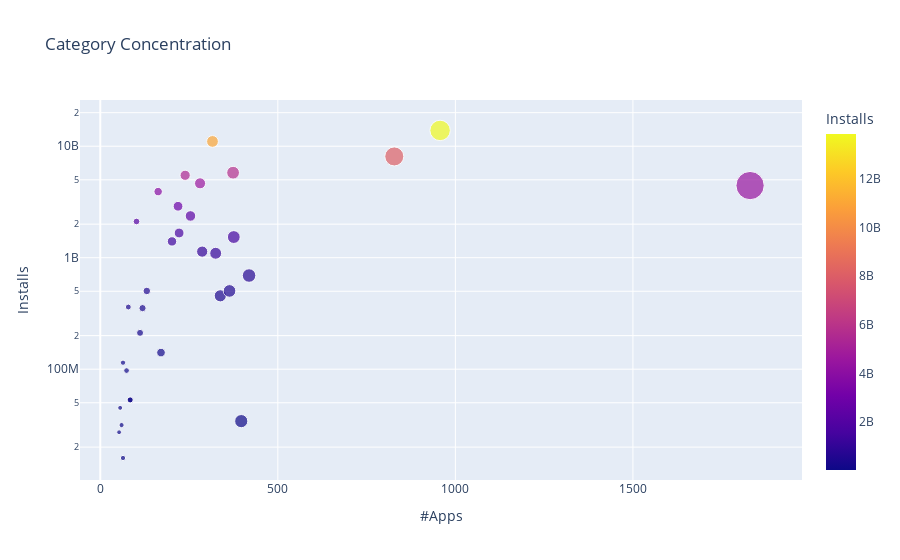

Notebook code for this chart:
### Code cell
scatter = px.scatter(cat_merge_data,
                    x="App",
                    y="Installs",
                    title="Category Concentration",
                    size="App",
                    hover_name=cat_merge_data.index,
                    color="Installs")
scatter.update_layout(xaxis_title="#Apps",
                     yaxis_title="Installs",
                     yaxis=dict(type="log"))
scatter.show()

### Figure 1 — Plotly figure (JSON) as saved in the notebook; plotly's stock layout.template omitted (floating-point values rounded to 4 significant figures)
{"data": [{"hovertemplate": "<b>%{hovertext}</b><br><br>App=%{marker.size}<br>Installs=%{marker.color}<extra></extra>", "hovertext": ["ART_AND_DESIGN", "AUTO_AND_VEHICLES", "BEAUTY", "BOOKS_AND_REFERENCE", "BUSINESS", "COMICS", "COMMUNICATION", "DATING", "EDUCATION", "ENTERTAINMENT", "EVENTS", "FAMILY", "FINANCE", "FOOD_AND_DRINK", "GAME", "HEALTH_AND_FITNESS", "HOUSE_AND_HOME", "LIBRARIES_AND_DEMO", "LIFESTYLE", "MAPS_AND_NAVIGATION", "MEDICAL", "NEWS_AND_MAGAZINES", "PARENTING", "PERSONALIZATION", "PHOTOGRAPHY", "PRODUCTIVITY", "SHOPPING", "SOCIAL", "SPORTS", "TOOLS", "TRAVEL_AND_LOCAL", "VIDEO_PLAYERS", "WEATHER"], "legendgroup": "", "marker": {"color": [114338100, 53130211, 27197050, 1665969576, 692164865, 44981150, 11039276251, 140926107, 352952000, 2113660000, 15973161, 4438016405, 455285734, 211798751, 13858924415, 1134022512, 97212461, 52995910, 503693539, 503281890, 34204177, 2369217760, 31521110, 1532494782, 4649147655, 5788091369, 1400348785, 5487867902, 1096474498, 8101771915, 2894887146, 3917002720, 361100520], "coloraxis": "coloraxis", "size": [64, 85, 53, 222, 419, 56, 316, 171, 119, 102, 64, 1830, 338, 112, 957, 287, 74, 84, 364, 131, 397, 254, 60, 376, 281, 374, 202, 239, 325, 828, 219, 163, 79], "sizemode": "area", "sizeref": 4.575, "symbol": "circle"}, "mode": "markers", "name": "", "orientation": "v", "showlegend": false, "type": "scatter", "x": [64, 85, 53, 222, 419, 56, 316, 171, 119, 102, 64, 1830, 338, 112, 957, 287, 74, 84, 364, 131, 397, 254, 60, 376, 281, 374, 202, 239, 325, 828, 219, 163, 79], "xaxis": "x", "y": [114338100, 53130211, 27197050, 1665969576, 692164865, 44981150, 11039276251, 140926107, 352952000, 2113660000, 15973161, 4438016405, 455285734, 211798751, 13858924415, 1134022512, 97212461, 52995910, 503693539, 503281890, 34204177, 2369217760, 31521110, 1532494782, 4649147655, 5788091369, 1400348785, 5487867902, 1096474498, 8101771915, 2894887146, 3917002720, 361100520], "yaxis": "y"}], "layout": {"coloraxis": {"colorbar": {"title": {"text": "Installs"}}, "colorscale": [[0, "#0d0887"], [0.1111, "#46039f"], [0.2222, "#7201a8"], [0.3333, "#9c179e"], [0.4444, "#bd3786"], [0.5556, "#d8576b"], [0.6667, "#ed7953"], [0.7778, "#fb9f3a"], [0.8889, "#fdca26"], [1, "#f0f921"]]}, "legend": {"itemsizing": "constant", "tracegroupgap": 0}, "title": {"text": "Category Concentration"}, "xaxis": {"anchor": "y", "domain": [0, 1], "title": {"text": "#Apps"}}, "yaxis": {"anchor": "x", "domain": [0, 1], "title": {"text": "Installs"}, "type": "log"}}}
